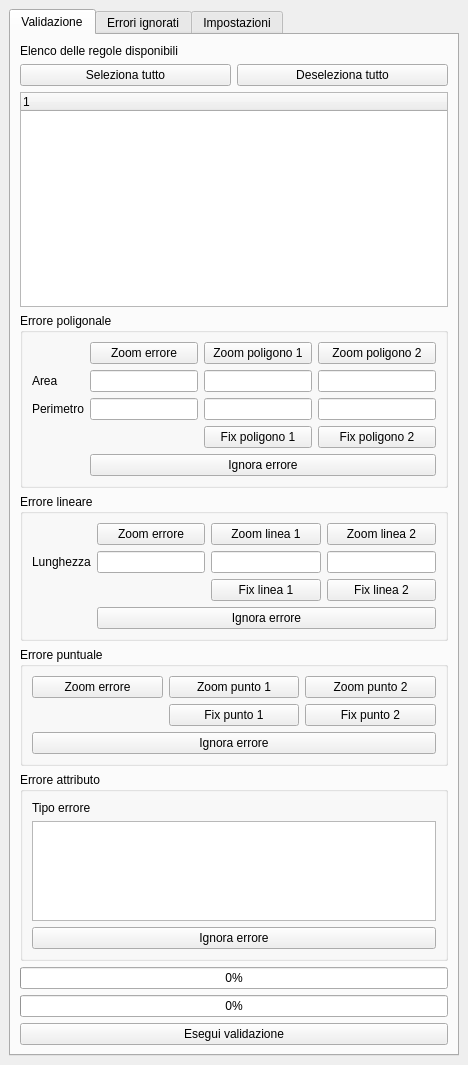
<?xml version="1.0" encoding="UTF-8"?>
<ui version="4.0">
 <class>PrgDigDockWidgetBase</class>
 <widget class="QDockWidget" name="PrgDigDockWidgetBase">
  <property name="geometry">
   <rect>
    <x>0</x>
    <y>0</y>
    <width>468</width>
    <height>1065</height>
   </rect>
  </property>
  <property name="locale">
   <locale language="Italian" country="Italy"/>
  </property>
  <property name="windowTitle">
   <string>PrgDig</string>
  </property>
  <widget class="QWidget" name="dockWidgetContents">
   <layout class="QGridLayout" name="gridLayout">
    <item row="0" column="1">
     <widget class="QTabWidget" name="tabWidget">
      <property name="currentIndex">
       <number>0</number>
      </property>
      <widget class="QWidget" name="validationTab">
       <attribute name="title">
        <string>Validazione</string>
       </attribute>
       <layout class="QGridLayout" name="gridLayout_6">
        <item row="1" column="0">
         <widget class="QPushButton" name="selectAllRulesPushButton">
          <property name="text">
           <string>Seleziona tutto</string>
          </property>
         </widget>
        </item>
        <item row="0" column="0">
         <widget class="QLabel" name="label">
          <property name="text">
           <string>Elenco delle regole disponibili</string>
          </property>
         </widget>
        </item>
        <item row="1" column="1">
         <widget class="QPushButton" name="unselectAllRulesPushButton">
          <property name="text">
           <string>Deseleziona tutto</string>
          </property>
         </widget>
        </item>
        <item row="2" column="0" colspan="2">
         <widget class="QTreeWidget" name="treeWidget">
          <column>
           <property name="text">
            <string notr="true">1</string>
           </property>
          </column>
         </widget>
        </item>
        <item row="4" column="0" colspan="2">
         <widget class="QGroupBox" name="Out_RuleReportPolyGroupBox">
          <property name="title">
           <string>Errore poligonale</string>
          </property>
          <layout class="QGridLayout" name="gridLayout_4">
           <item row="3" column="6">
            <widget class="QPushButton" name="fixPoly2PushButton">
             <property name="text">
              <string>Fix poligono 2</string>
             </property>
             <property name="icon">
              <iconset resource="resources.qrc">
               <normaloff>:/plugins/prg_dig/fix.png</normaloff>:/plugins/prg_dig/fix.png</iconset>
             </property>
            </widget>
           </item>
           <item row="0" column="6">
            <widget class="QPushButton" name="zoomPoly2PushButton">
             <property name="text">
              <string>Zoom poligono 2</string>
             </property>
            </widget>
           </item>
           <item row="1" column="6">
            <widget class="QLineEdit" name="areaPoly2LineEdit">
             <property name="alignment">
              <set>Qt::AlignRight|Qt::AlignTrailing|Qt::AlignVCenter</set>
             </property>
             <property name="readOnly">
              <bool>true</bool>
             </property>
            </widget>
           </item>
           <item row="2" column="6">
            <widget class="QLineEdit" name="perimetroPoly2LineEdit">
             <property name="alignment">
              <set>Qt::AlignRight|Qt::AlignTrailing|Qt::AlignVCenter</set>
             </property>
             <property name="readOnly">
              <bool>true</bool>
             </property>
            </widget>
           </item>
           <item row="2" column="0">
            <widget class="QLabel" name="label_7">
             <property name="text">
              <string>Perimetro</string>
             </property>
            </widget>
           </item>
           <item row="1" column="0">
            <widget class="QLabel" name="label_6">
             <property name="text">
              <string>Area</string>
             </property>
            </widget>
           </item>
           <item row="4" column="2" colspan="5">
            <widget class="QPushButton" name="ignorePolyErrorPushButton">
             <property name="text">
              <string>Ignora errore</string>
             </property>
            </widget>
           </item>
           <item row="0" column="2" colspan="2">
            <widget class="QPushButton" name="zoomPolyErrorPushButton">
             <property name="text">
              <string>Zoom errore</string>
             </property>
            </widget>
           </item>
           <item row="1" column="2" colspan="2">
            <widget class="QLineEdit" name="areaLineEdit">
             <property name="alignment">
              <set>Qt::AlignRight|Qt::AlignTrailing|Qt::AlignVCenter</set>
             </property>
             <property name="readOnly">
              <bool>true</bool>
             </property>
            </widget>
           </item>
           <item row="2" column="2" colspan="2">
            <widget class="QLineEdit" name="perimetroLineEdit">
             <property name="alignment">
              <set>Qt::AlignRight|Qt::AlignTrailing|Qt::AlignVCenter</set>
             </property>
             <property name="readOnly">
              <bool>true</bool>
             </property>
            </widget>
           </item>
           <item row="0" column="4" colspan="2">
            <widget class="QPushButton" name="zoomPoly1PushButton">
             <property name="text">
              <string>Zoom poligono 1</string>
             </property>
            </widget>
           </item>
           <item row="1" column="4" colspan="2">
            <widget class="QLineEdit" name="areaPoly1LineEdit">
             <property name="alignment">
              <set>Qt::AlignRight|Qt::AlignTrailing|Qt::AlignVCenter</set>
             </property>
             <property name="readOnly">
              <bool>true</bool>
             </property>
            </widget>
           </item>
           <item row="2" column="4" colspan="2">
            <widget class="QLineEdit" name="perimetroPoly1LineEdit">
             <property name="alignment">
              <set>Qt::AlignRight|Qt::AlignTrailing|Qt::AlignVCenter</set>
             </property>
             <property name="readOnly">
              <bool>true</bool>
             </property>
            </widget>
           </item>
           <item row="3" column="4" colspan="2">
            <widget class="QPushButton" name="fixPoly1PushButton">
             <property name="text">
              <string>Fix poligono 1</string>
             </property>
             <property name="icon">
              <iconset resource="resources.qrc">
               <normaloff>:/plugins/prg_dig/fix.png</normaloff>:/plugins/prg_dig/fix.png</iconset>
             </property>
            </widget>
           </item>
          </layout>
         </widget>
        </item>
        <item row="5" column="0" colspan="2">
         <widget class="QGroupBox" name="Out_RuleReportLineGroupBox">
          <property name="title">
           <string>Errore lineare</string>
          </property>
          <layout class="QGridLayout" name="gridLayout_2">
           <item row="2" column="5">
            <widget class="QPushButton" name="zoomLine2PushButton">
             <property name="text">
              <string>Zoom linea 2</string>
             </property>
            </widget>
           </item>
           <item row="3" column="5">
            <widget class="QLineEdit" name="lunghezzaLinea2LineEdit">
             <property name="alignment">
              <set>Qt::AlignRight|Qt::AlignTrailing|Qt::AlignVCenter</set>
             </property>
             <property name="readOnly">
              <bool>true</bool>
             </property>
            </widget>
           </item>
           <item row="4" column="4">
            <widget class="QPushButton" name="fixLine1PushButton">
             <property name="text">
              <string>Fix linea 1</string>
             </property>
             <property name="icon">
              <iconset resource="resources.qrc">
               <normaloff>:/plugins/prg_dig/fix.png</normaloff>:/plugins/prg_dig/fix.png</iconset>
             </property>
            </widget>
           </item>
           <item row="2" column="4">
            <widget class="QPushButton" name="zoomLine1PushButton">
             <property name="text">
              <string>Zoom linea 1</string>
             </property>
            </widget>
           </item>
           <item row="3" column="4">
            <widget class="QLineEdit" name="lunghezzaLinea1LineEdit">
             <property name="alignment">
              <set>Qt::AlignRight|Qt::AlignTrailing|Qt::AlignVCenter</set>
             </property>
             <property name="readOnly">
              <bool>true</bool>
             </property>
            </widget>
           </item>
           <item row="4" column="5">
            <widget class="QPushButton" name="fixLine2PushButton">
             <property name="text">
              <string>Fix linea 2</string>
             </property>
             <property name="icon">
              <iconset resource="resources.qrc">
               <normaloff>:/plugins/prg_dig/fix.png</normaloff>:/plugins/prg_dig/fix.png</iconset>
             </property>
            </widget>
           </item>
           <item row="3" column="0">
            <widget class="QLabel" name="label_2">
             <property name="text">
              <string>Lunghezza</string>
             </property>
            </widget>
           </item>
           <item row="5" column="2" colspan="4">
            <widget class="QPushButton" name="ignoreLineErrorPushButton">
             <property name="text">
              <string>Ignora errore</string>
             </property>
            </widget>
           </item>
           <item row="2" column="2" colspan="2">
            <widget class="QPushButton" name="zoomLineErrorPushButton">
             <property name="text">
              <string>Zoom errore</string>
             </property>
            </widget>
           </item>
           <item row="3" column="2" colspan="2">
            <widget class="QLineEdit" name="lunghezzaLineEdit">
             <property name="alignment">
              <set>Qt::AlignRight|Qt::AlignTrailing|Qt::AlignVCenter</set>
             </property>
             <property name="readOnly">
              <bool>true</bool>
             </property>
            </widget>
           </item>
          </layout>
         </widget>
        </item>
        <item row="6" column="0" colspan="2">
         <widget class="QGroupBox" name="Out_RuleReportPointGroupBox">
          <property name="title">
           <string>Errore puntuale</string>
          </property>
          <layout class="QGridLayout" name="gridLayout_3">
           <item row="0" column="2">
            <widget class="QPushButton" name="zoomPoint2PushButton">
             <property name="text">
              <string>Zoom punto 2</string>
             </property>
            </widget>
           </item>
           <item row="1" column="2">
            <widget class="QPushButton" name="fixPoint2PushButton">
             <property name="text">
              <string>Fix punto 2</string>
             </property>
             <property name="icon">
              <iconset resource="resources.qrc">
               <normaloff>:/plugins/prg_dig/fix.png</normaloff>:/plugins/prg_dig/fix.png</iconset>
             </property>
            </widget>
           </item>
           <item row="1" column="1">
            <widget class="QPushButton" name="fixPoint1PushButton">
             <property name="text">
              <string>Fix punto 1</string>
             </property>
             <property name="icon">
              <iconset resource="resources.qrc">
               <normaloff>:/plugins/prg_dig/fix.png</normaloff>:/plugins/prg_dig/fix.png</iconset>
             </property>
            </widget>
           </item>
           <item row="0" column="1">
            <widget class="QPushButton" name="zoomPoint1PushButton">
             <property name="text">
              <string>Zoom punto 1</string>
             </property>
            </widget>
           </item>
           <item row="0" column="0">
            <widget class="QPushButton" name="zoomPointErrorPushButton">
             <property name="text">
              <string>Zoom errore</string>
             </property>
            </widget>
           </item>
           <item row="2" column="0" colspan="3">
            <widget class="QPushButton" name="ignorePointErrorPushButton">
             <property name="text">
              <string>Ignora errore</string>
             </property>
            </widget>
           </item>
          </layout>
         </widget>
        </item>
        <item row="7" column="0" colspan="2">
         <widget class="QGroupBox" name="Out_RuleReportAttributesGroupBox">
          <property name="sizePolicy">
           <sizepolicy hsizetype="Preferred" vsizetype="Maximum">
            <horstretch>0</horstretch>
            <verstretch>0</verstretch>
           </sizepolicy>
          </property>
          <property name="title">
           <string>Errore attributo</string>
          </property>
          <layout class="QGridLayout" name="gridLayout_5">
           <item row="3" column="0" colspan="3">
            <widget class="QPushButton" name="ignoreAttributeErrorPushButton">
             <property name="text">
              <string>Ignora errore</string>
             </property>
            </widget>
           </item>
           <item row="2" column="0" colspan="3">
            <widget class="QTextBrowser" name="ErrorText">
             <property name="sizePolicy">
              <sizepolicy hsizetype="Expanding" vsizetype="Expanding">
               <horstretch>0</horstretch>
               <verstretch>0</verstretch>
              </sizepolicy>
             </property>
             <property name="maximumSize">
              <size>
               <width>16777215</width>
               <height>100</height>
              </size>
             </property>
            </widget>
           </item>
           <item row="1" column="0" colspan="3">
            <widget class="QLabel" name="ErrorType">
             <property name="text">
              <string>Tipo errore</string>
             </property>
            </widget>
           </item>
          </layout>
         </widget>
        </item>
        <item row="8" column="0" colspan="2">
         <widget class="QProgressBar" name="iterProgressBar">
          <property name="value">
           <number>0</number>
          </property>
          <property name="alignment">
           <set>Qt::AlignCenter</set>
          </property>
         </widget>
        </item>
        <item row="9" column="0" colspan="2">
         <widget class="QProgressBar" name="ruleProgressBar">
          <property name="value">
           <number>0</number>
          </property>
          <property name="alignment">
           <set>Qt::AlignCenter</set>
          </property>
         </widget>
        </item>
        <item row="10" column="0" colspan="2">
         <widget class="QPushButton" name="startValidationPushButton">
          <property name="text">
           <string>Esegui validazione</string>
          </property>
         </widget>
        </item>
       </layout>
      </widget>
      <widget class="QWidget" name="ignoredErrorsTab">
       <attribute name="title">
        <string>Errori ignorati</string>
       </attribute>
       <layout class="QGridLayout" name="gridLayout_8">
        <item row="1" column="0">
         <widget class="QTableView" name="ignoredErrorsTableView"/>
        </item>
        <item row="0" column="0">
         <widget class="QPushButton" name="removeIgnoredErrorPushButton">
          <property name="text">
           <string>Ripristina errori selezionati</string>
          </property>
         </widget>
        </item>
       </layout>
      </widget>
      <widget class="QWidget" name="impostazioniTab">
       <attribute name="title">
        <string>Impostazioni</string>
       </attribute>
       <layout class="QFormLayout" name="formLayout_7">
        <item row="0" column="0">
         <widget class="QLabel" name="stampaCSLabel">
          <property name="text">
           <string>Stampa centri storici (CS) sulle tavole del sistema insediativo</string>
          </property>
         </widget>
        </item>
        <item row="0" column="1">
         <widget class="QCheckBox" name="stampaCSconDTcheckBox">
          <property name="text">
           <string/>
          </property>
         </widget>
        </item>
       </layout>
      </widget>
     </widget>
    </item>
   </layout>
  </widget>
 </widget>
 <resources>
  <include location="resources.qrc"/>
 </resources>
 <connections/>
</ui>
